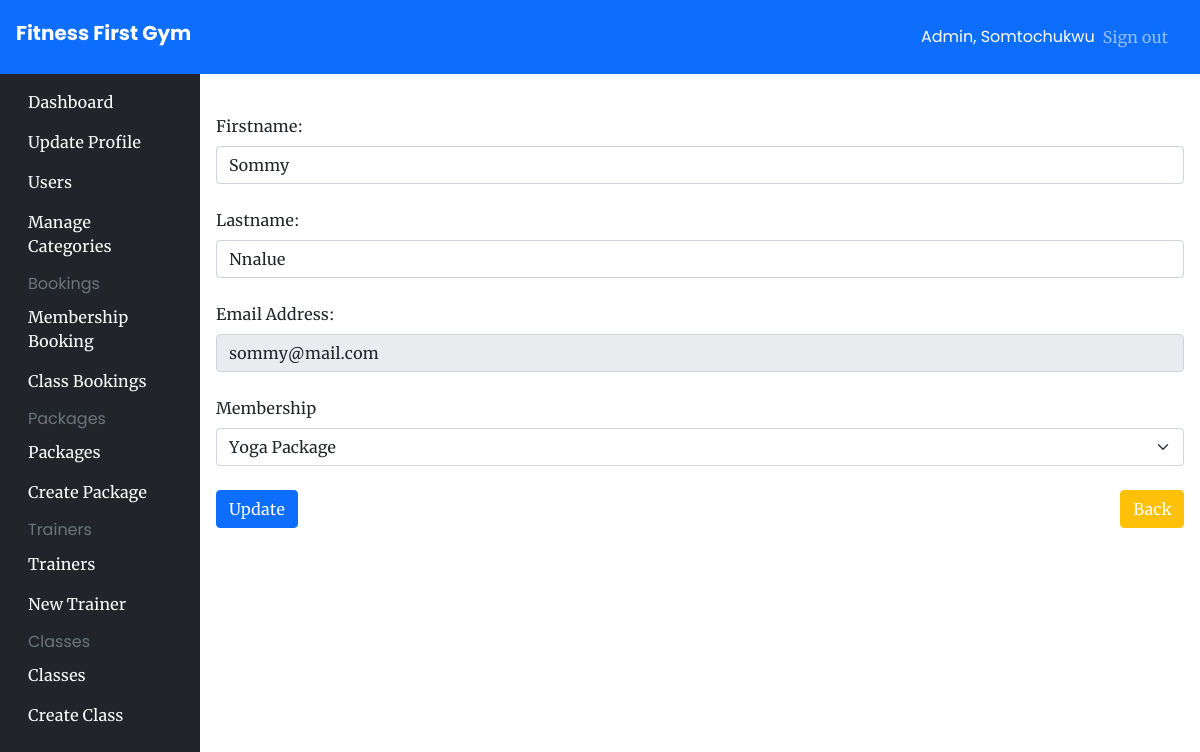
/user/edit/2 (signed in), run on the app's committed database.
### app/models/__init__.py (models this page shows, shortened)
class User(UserMixin, db.Model):
    id = db.Column(db.Integer, primary_key=True)
    firstname = db.Column(db.String(200), nullable=False)
    lastname = db.Column(db.String(200), nullable=True)
    email = db.Column(db.String(100), nullable=False, unique=True)
    password = db.Column(db.String(200), nullable=False)
    isAdmin = db.Column(db.Boolean(), default=False)
    createdAt = db.Column(db.DateTime, default=datetime.utcnow)
    payment_details = db.relationship('PaymentDetails', uselist=False, back_populates='user')
    membership = db.relation('Membership', uselist=False, back_populates='user')

### app/models/Package.py (models this page shows)
class Package(db.Model):
    id = db.Column(db.Integer, primary_key=True)
    name = db.Column(db.String(100), unique=True)
    price = db.Column(db.Float)
    description = db.Column(db.String(100))
    premium = db.Column(db.Boolean, default=True)
    package_id = db.Column(db.Integer, db.ForeignKey('package_type.id'))
    package_type = db.relationship('PackageType', backref=db.backref('package', lazy='dynamic'))
    category_id = db.Column(db.Integer, db.ForeignKey('category.id'))
    category = db.relationship('Category', backref=db.backref('packages', lazy='dynamic'))

### app/user_views.py (the view, shortened to what this page needs)
@app.route('/user/edit/<int:id>', methods=['GET', 'POST'])
@login_required
@authorize_request
def modify_user(id):
    user = User.query.get(id)
    memberships = Package.query.all()
    return render_template('pages/admin/users/edit.html', user=user, memberships=memberships)

### app/admin_views.py (called while the page is built)
def authorize_request(view_func):
   @wraps(view_func)
   def wrapped_view(*args, **kwargs):
      try:
         if current_user.isAdmin:
               return view_func(*args, **kwargs)
         else:
            flash('Unauthorized')
            return redirect('/')
      except Exception as error:
         return render_template('pages/error/500.html', error=error)
   return wrapped_view

### app/models/__init__.py (called while the page is built)
@login_manager.user_loader
def load_user(id):
    return User.query.get(id)

### app/templates/pages/admin/users/edit.html (shortened to what this page needs)
{% extends "components/admin_base.html" %}
{% block content %}
<form action="/user/edit/{{user.id}}" method="post">
    <div class="form-group my-4">
        <label for="subject" class="form-label">Firstname:</label>
        <input type="text" class="form-control" id="firstname" name="firstname" minlength="3" value="{{user.firstname}}"
            required />
    </div>
    <div class="form-group my-4">
        <label for="subject" class="form-label">Lastname:</label>
        <input type="text" class="form-control" id="lastname" name="lastname" minlength="3"
            value="{{user.lastname if user.lastname}}" required />
    </div>
    <div class="form-group my-4">
        <label for="subject" class="form-label">Email Address:</label>
        <input type="email" class="form-control" id="email" name="email" minlength="6" value="{{user.email}}" readonly />
    </div>
    <div class="col-12">
        <label for="inputEmail4" class="form-label">Membership</label>
        <select id="membership" name="membership"  class="form-select">
            <option selected value="{{user.membership.package.name}}">{{user.membership.package.name}}</option>
        </select>
    </div>
    <div class="form-group my-4 d-flex justify-content-between">
        <button class="btn btn-primary" type="submit">Update</button>
        <a class="btn btn-warning text-white" href="/users/all">Back</a>
    </div>
</form>
{% endblock content %}

### app/templates/components/admin_base.html (shortened to what this page needs)
<!DOCTYPE html>
<html lang="en">
<head>
    <link rel="stylesheet" href="{{url_for('static', filename='css/bootstrap.min.css')}}" />
    <link rel="stylesheet" href="{{url_for('static', filename='css/main.css')}}" />
</head>
<body class="relative">
    <main>
        <nav class="navbar navbar-dark sticky-top bg-primary flex-md-nowrap p-3">
            <a class="navbar-brand h2 col-sm-3 col-md-2 mr-0" href="/">Fitness First Gym</a>
            <div class="navbar-nav px-3">
                <div class="nav-item text-nowrap d-flex align-items-center">
                    <span class="text-white mx-2">Admin, {{current_user.firstname}}</span>
                    <a class="nav-link" href="/auth/logout">Sign out</a>
                </div>
            </div>
        </nav>
        <div>
            <div class="container-fluid">
                <div class="row">
                    {% include "components/admin_navbar.html" %}
                    <main role="main" class="relative col-md-9 ml-sm-auto col-lg-10 p-3">
                        {% block content %} {% endblock %}
                    </main>
                </div>
            </div>
        </div>
    </main>
</body>
</html>

### app/static/css/main.css (style rules this page uses)
body { font-family: 'Merriweather'; }
h1, h2, h3, h4 , h5 , h6, .h1, .h2, .h3, .h4 , .h5 , .h6 { font-family: 'PoppinsBold'; font-weight: 500; }
span, p { font-family: 'Poppins'; }

### data on the page
User: firstname "Somtochukwu"
User: firstname "Sommy", lastname "Nnalue", email "sommy@mail.com"
Package: membership "Yoga Package"
